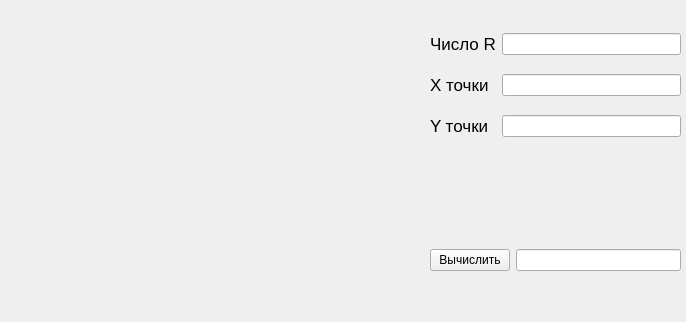
<?xml version="1.0" encoding="UTF-8"?>
<ui version="4.0">
 <class>Form</class>
 <widget class="QWidget" name="Form">
  <property name="enabled">
   <bool>true</bool>
  </property>
  <property name="geometry">
   <rect>
    <x>0</x>
    <y>0</y>
    <width>686</width>
    <height>322</height>
   </rect>
  </property>
  <property name="minimumSize">
   <size>
    <width>686</width>
    <height>322</height>
   </size>
  </property>
  <property name="maximumSize">
   <size>
    <width>686</width>
    <height>322</height>
   </size>
  </property>
  <property name="windowTitle">
   <string>График и точка</string>
  </property>
  <widget class="QLabel" name="labelGraph">
   <property name="geometry">
    <rect>
     <x>10</x>
     <y>10</y>
     <width>400</width>
     <height>300</height>
    </rect>
   </property>
   <property name="text">
    <string/>
   </property>
   <property name="scaledContents">
    <bool>true</bool>
   </property>
  </widget>
  <widget class="QWidget" name="gridLayoutWidget">
   <property name="geometry">
    <rect>
     <x>430</x>
     <y>20</y>
     <width>251</width>
     <height>131</height>
    </rect>
   </property>
   <layout class="QGridLayout" name="boxLayout">
    <item row="0" column="1">
     <widget class="QLineEdit" name="boxR">
      <property name="text">
       <string/>
      </property>
      <property name="readOnly">
       <bool>false</bool>
      </property>
     </widget>
    </item>
    <item row="0" column="0">
     <widget class="QLabel" name="labelR">
      <property name="font">
       <font>
        <pointsize>13</pointsize>
       </font>
      </property>
      <property name="text">
       <string>Число R</string>
      </property>
      <property name="wordWrap">
       <bool>true</bool>
      </property>
     </widget>
    </item>
    <item row="1" column="1">
     <widget class="QLineEdit" name="boxX">
      <property name="readOnly">
       <bool>false</bool>
      </property>
     </widget>
    </item>
    <item row="2" column="0">
     <widget class="QLabel" name="labelY">
      <property name="font">
       <font>
        <pointsize>13</pointsize>
       </font>
      </property>
      <property name="text">
       <string>Y точки</string>
      </property>
      <property name="wordWrap">
       <bool>true</bool>
      </property>
     </widget>
    </item>
    <item row="1" column="0">
     <widget class="QLabel" name="labelX">
      <property name="font">
       <font>
        <pointsize>13</pointsize>
       </font>
      </property>
      <property name="text">
       <string>X точки</string>
      </property>
      <property name="wordWrap">
       <bool>true</bool>
      </property>
     </widget>
    </item>
    <item row="2" column="1">
     <widget class="QLineEdit" name="boxY">
      <property name="readOnly">
       <bool>false</bool>
      </property>
     </widget>
    </item>
   </layout>
  </widget>
  <widget class="QWidget" name="gridLayoutWidget_2">
   <property name="geometry">
    <rect>
     <x>430</x>
     <y>220</y>
     <width>251</width>
     <height>80</height>
    </rect>
   </property>
   <layout class="QGridLayout" name="computeLayout">
    <item row="0" column="0">
     <widget class="QPushButton" name="buttonCompute">
      <property name="text">
       <string>Вычислить</string>
      </property>
     </widget>
    </item>
    <item row="0" column="1">
     <widget class="QLineEdit" name="boxResult">
      <property name="alignment">
       <set>Qt::AlignCenter</set>
      </property>
      <property name="readOnly">
       <bool>true</bool>
      </property>
     </widget>
    </item>
   </layout>
  </widget>
 </widget>
 <resources/>
 <connections/>
</ui>
